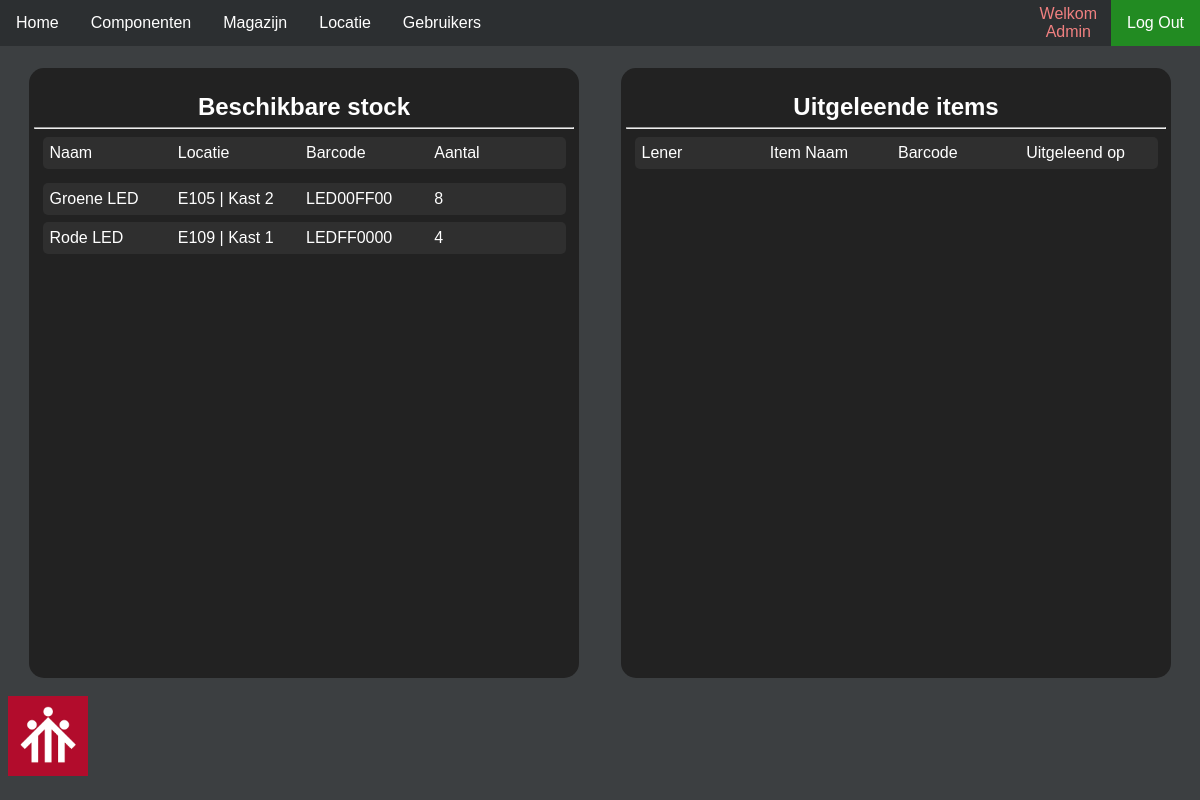
The page /Home on the database its author committed.
### tables this page shows
CREATE TABLE "users"
(
    id         integer     not null
        constraint users_pk
            primary key,
    voornaam   varchar(45) not null,
    wachtwoord varchar(64) not null,
    ip         varchar(45),
    inlog      varchar(5)  default Neen,
    rang       varchar(5)  default 1 not null,
    achternaam varchar(45),
    inlogtijd  varchar(45),
    groep      varchar(45),
    reset      varchar(45) default Ja,
    email      varchar(45),
    telefoon   varchar(45),
    geboorte   varchar(45)
, block varchar(45) default Neen);

CREATE TABLE "stock"
(
    id_item    integer not null
        constraint stock_pk
            primary key autoincrement,
    naam       varchar(45),
    barcode    varchar(45),
    aantal     integer,
    type       varchar(45),
    id_locatie integer
);

CREATE TABLE "locatie"
(
    locatie_id integer not null
        constraint locatie_pk
            primary key autoincrement,
    kast       varchar(45),
    lokaal     varchar(45)
);

### app.py (the view)
@app.route('/Home', methods=('GET', 'POST'))
def home():
    user = get_user()  # neemt user info
    conn = get_db_connection()  # connect met database
    stock = conn.execute("SELECT * FROM stock S INNER JOIN locatie L ON S.id_locatie = L.locatie_id WHERE aantal < 10")  # selecteerd alles van stock waar aantal minder is dan 10
    uitgeleend = conn.execute("SELECT * FROM mlog M inner join users u on u.id = M.user_id INNER JOIN magazijn M2 ON "  # selecteerd alles van magazijn dat is uitgeleend
                              "M2.id_mag = M.item_id where datumin = 'None'")
    return render_template('home.html', stock=stock, user=user, uitgeleend=uitgeleend)  # renderd de login pagina

### app.py (called while the page is built)
def get_db_connection():
    conn = sqlite3.connect('identifier.sqlite')
    conn.row_factory = sqlite3.Row
    return conn

def get_user():
    ip = request.remote_addr
    conn = get_db_connection()
    user = conn.execute("SELECT * FROM users WHERE ip = ?", (ip,)).fetchall()
    conn.close()
    return user

@app.before_request
def logincheck():
    if request.endpoint in ['home', 'stocktype', 'type_create', 'stock', 'stock_create', 'stock_edit',
                            'stock_info', 'magazijn', 'magazijn_create', 'magazijn_edit', 'magazijn_info',
                            'magazijn_leen', 'magazijn_leen_barcode', 'gebruikers', 'gebruiker_edit',
                            'gebruiker_create', 'reset', 'locatie', 'locatie_create', 'locatie_info']:
        ip = request.remote_addr  # neemt ip van user
        conn = get_db_connection()  # connect met database
        ipconf = conn.execute('SELECT * FROM users where inlog = ? and ip = ?', ("Ja", ip)).fetchone()  # kijkt of ip ingelogd is
        if ipconf is None:  # als ip is ingelogd
            flash("U bent uitgelogd")  # flash dat persoon is uitgelogd
            return redirect(url_for('login'))  # brengt user naar de login pagina

### Templates/home.html (shortened to what this page needs)
{% extends 'base.html' %}
{% block content %}
<div>
    <div class="home-grid">
        <div class="home-grid-block">
            <h2>Beschikbare stock</h2>
            <hr>
            <div class="home-item-stock">
                <p>Naam</p>
                <p>Locatie</p>
                <p>Barcode</p>
                <p>Aantal</p>
            </div>
            <div class="home-overflow">
                {% for stocks in stock %}
                    <div class="home-item-stock">
                        <p>{{ stocks['naam'] }}</p>
                        <p>{{ stocks['lokaal'] }} | Kast {{stocks['kast']}}</p>
                        <p>{{ stocks['barcode'] }}</p>
                        <p>{{ stocks['aantal']}}</p>
                    </div>
                {% endfor %}
            </div>
        </div>
        <div class="home-grid-block">
            <h2>Uitgeleende items</h2>
            <hr>
            <div class="home-item-uit">
                <p>Lener</p>
                <p>Item Naam</p>
                <p>Barcode</p>
                <p>Uitgeleend op</p>
            </div>
            <div class="home-overflow">
            </div>
        </div>
    </div>
</div>
{% endblock %}

### Templates/base.html (shortened to what this page needs)
<!DOCTYPE html>
<html lang="en">
<head>
    <link rel="stylesheet" type="text/css" href="{{ url_for('static',filename='css/style.css') }}">
</head>
<body id="body2">
<div class="navbar">
    <a href="{{ url_for('home') }}">Home</a>
    <div class="dropdown">
       <button class="dropbtn">Componenten
        </button>
    </div>
    <a href="{{ url_for('magazijn') }}">Magazijn</a>
    <a href="{{ url_for('locatie') }}">Locatie</a>
    <a href="{{ url_for('gebruikers') }}">Gebruikers</a>
    <a class="nav-logout" href="{{ url_for('logout') }}">Log Out</a>
    {% for users in user %}
    <a href="{{ url_for('gebruiker_setting', gebruiker_id = users['id'])}}" class="welkom">
        <p>Welkom </p>
        <p>{{ users['voornaam'] }} {{ users['achternaam'] }}</p>
    </a>
    {% endfor %}
</div>
<div>
    {% block content %} {% endblock %}
</div>
<div class="footer">
    <img src="{{ url_for('static', filename='img/logo.png') }}" width="65" height="65">
</div>
</body>
</html>

### static/css/style.css (style rules this page uses)
html, body { background-color: #3c3f41; font-family: Arial ; overflow: hidden; }
.footer { position: fixed; bottom: 20px; }
.footer img { aspect-ratio: auto 65 / 65; width: 10vh; height: auto; }
.navbar { background-color: #2c2f31; position: fixed; top: 0; width: 100%; margin: 0 0 0 -8px; height: 46px; }
.navbar a { float: left; display: block; font-size: 16px; color: white; text-align: center; padding: 14px 16px; text-decoration: none; transition: 0.3s; }
.navbar .welkom { float: right; display: block; font-size: 16px; color: #f08080; text-align: center; padding: 5px 14px; text-decoration: none; }
.navbar .welkom p { margin: 0; }
.dropdown { float: left; overflow: hidden; }
.dropdown .dropbtn { font-size: 16px; border: none; outline: none; color: white; padding: 14px 16px; background-color: inherit; font-family: inherit; margin: 0; transition: 0.3s; text-align: center; }
.nav-logout { background-color: forestgreen !important; float: right !important; }
.home-overflow { overflow-y: auto; overflow-x: hidden; height: 80%; }
.home-grid { grid-template-columns: auto auto; display: grid; align-items: center; text-align: center; justify-items: center; margin-top: 60px; height: 100%; }
.home-grid-block { background-color: #222222; width: 45vw; height: 75vh; padding: 5px; border-radius: 15px; color: white; }
.home-grid-block h2 { margin-bottom: -2px; }
.home-item-stock { display: grid; grid-template-columns: 1fr 1fr 1fr 1fr ; background-color: #2F2F2F; border-radius: 5px; padding: 5px; width: 95%; margin:7px auto; text-align: left; }
.home-item-stock p { margin: 2px; }
.home-item-uit { display: grid; grid-template-columns: repeat(4, 1fr); background-color: #2F2F2F; border-radius: 5px; padding: 5px; width: 95%; margin:7px auto; text-align: left; }
.home-item-uit p { margin: 2px; }

### rows shown on the page
users: voornaam "Admin"
stock: naam "Groene LED", lokaal "E105", kast "2", barcode "LED00FF00", aantal "8"
stock: naam "Rode LED", lokaal "E109", kast "1", barcode "LEDFF0000", aantal "4"
